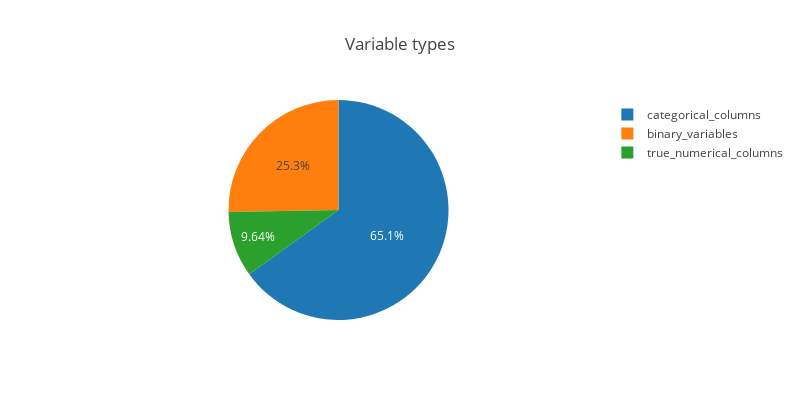

Notebook code cell kept with this figure:
### Code cell
variables = {
    'categorical_columns': len(categorical_columns),
    'binary_variables': len(binary_variables),
    'true_numerical_columns': len(true_numerical_columns)
}
pie_trace = go.Pie(labels=list(variables.keys()), values=list(variables.values()))
layout = dict(title= "Variable types", height=400, width=800)
fig = dict(data=[pie_trace], layout=layout)
iplot(fig)

### Figure 1 — Plotly figure (JSON) as saved in the notebook; plotly's stock layout.template omitted (floating-point values rounded to 4 significant figures)
{"data": [{"labels": ["categorical_columns", "binary_variables", "true_numerical_columns"], "type": "pie", "uid": "1e0b6dfd-9b6c-40fd-b6b2-16327b735780", "values": [54, 21, 8]}], "layout": {"height": 400, "title": "Variable types", "width": 800}}
